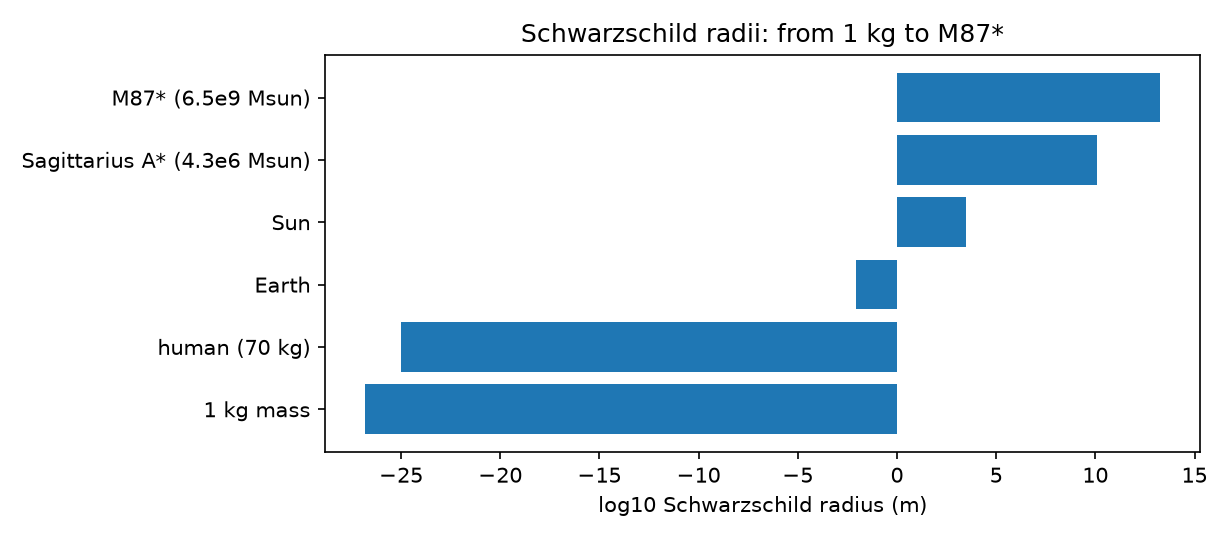

Source code (Python):
# GR SCALE NUMBERS (Codex index #1; General Relativity, NUM).
# G = (8 pi G / c^4) T made into arithmetic: Schwarzschild radii
# for real masses, and gravitational time dilation where it is
# measured every day -- GPS.
# Gates (known values, stated as such):
#   G1 Sun r_s = 2.953 km and Earth r_s = 8.87 mm within 1%
#   G2 GPS gravitational term: +45.7 us/day within 3% (the famous
#      figure; with the SR term -7.2 the net is +38.5)
#   G3 neutron-star surface clock rate sqrt(1 - r_s/R) ~ 0.77

import json
import numpy as np
import matplotlib
matplotlib.use("Agg")
import matplotlib.pyplot as plt

G = 6.67430e-11
C = 299792458.0
MSUN = 1.98847e30
MEARTH = 5.9722e24


def rs(m):
    return 2 * G * m / C ** 2


OBJECTS = [
    ("1 kg mass", 1.0),
    ("human (70 kg)", 70.0),
    ("Earth", MEARTH),
    ("Sun", MSUN),
    ("Sagittarius A* (4.3e6 Msun)", 4.3e6 * MSUN),
    ("M87* (6.5e9 Msun)", 6.5e9 * MSUN),
]
rows = []
for name, m in OBJECTS:
    r = rs(m)
    rows.append({"object": name, "mass_kg": m, "rs_m": float(r)})
    print(f"{name:<28}: r_s = {r:.4e} m")

g1 = abs(rs(MSUN) - 2953) / 2953 < 0.01 and abs(rs(MEARTH) - 8.87e-3) / 8.87e-3 < 0.01

# time dilation: clock rate at radius r around Earth
def rate(r, m=MEARTH):
    return float(np.sqrt(1 - rs(m) / r))


R_E = 6.371e6
R_GPS = 26.560e6
# the higher clock runs FASTER: rate increases with r
gain_us_day = (rate(R_GPS) / rate(R_E) - 1) * 86400e6
print(f"\nEarth surface clock rate factor: {rate(R_E):.12f}")
print(f"GPS orbit clock rate factor:     {rate(R_GPS):.12f}")
print(f"GPS gravitational gain: +{gain_us_day:.1f} us/day "
      f"(canonical +45.7; SR term -7.2 -> net +38.5)")
g2 = abs(gain_us_day - 45.7) / 45.7 < 0.03

ns_rate = float(np.sqrt(1 - rs(1.4 * MSUN) / 1.0e4))
print(f"Neutron star (1.4 Msun, R=10 km) surface clock rate: "
      f"{ns_rate:.3f} -- a clock there ticks {100 * (1 - ns_rate):.0f}% slow")
g3 = abs(ns_rate - 0.766) < 0.01
iss_rate = rate(6.371e6 + 420e3)
print(f"ISS clock vs ground: {(iss_rate / rate(R_E) - 1) * 86400e6:+.2f} "
      f"us/day gravitational (before its SR loss)")
print(f"GATES: G1 {g1} G2 {g2} G3 {g3}")

fig, ax = plt.subplots(figsize=(8.2, 3.6))
ax.barh([r["object"] for r in rows],
        [np.log10(r["rs_m"]) for r in rows])
ax.set_xlabel("log10 Schwarzschild radius (m)")
ax.set_title("Schwarzschild radii: from 1 kg to M87*")
fig.tight_layout()
fig.savefig("gr_scales.png", dpi=150)

out = {"rows": rows, "gps_gain_us_day": float(gain_us_day),
       "ns_surface_rate": ns_rate,
       "gates": {"G1_known_radii": bool(g1), "G2_gps": bool(g2),
                 "G3_neutron_star": bool(g3)}}
with open("gr_scales_results.json", "w") as f:
    json.dump(out, f, indent=2)
print("ALL GATES PASS" if all(out["gates"].values()) else "SOME GATE FAILED")
print("Saved gr_scales_results.json + PNG")
